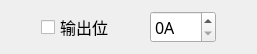
<?xml version="1.0" encoding="UTF-8"?>
<ui version="4.0">
 <class>MSet_ThresholdItemWid</class>
 <widget class="QWidget" name="MSet_ThresholdItemWid">
  <property name="geometry">
   <rect>
    <x>0</x>
    <y>0</y>
    <width>257</width>
    <height>45</height>
   </rect>
  </property>
  <property name="font">
   <font>
    <family>微软雅黑</family>
    <pointsize>12</pointsize>
   </font>
  </property>
  <property name="windowTitle">
   <string>Form</string>
  </property>
  <layout class="QHBoxLayout" name="horizontalLayout">
   <item>
    <widget class="QCheckBox" name="checkBox">
     <property name="sizePolicy">
      <sizepolicy hsizetype="Maximum" vsizetype="Minimum">
       <horstretch>0</horstretch>
       <verstretch>0</verstretch>
      </sizepolicy>
     </property>
     <property name="font">
      <font>
       <family>微软雅黑</family>
       <pointsize>12</pointsize>
       <kerning>true</kerning>
      </font>
     </property>
     <property name="contextMenuPolicy">
      <enum>Qt::NoContextMenu</enum>
     </property>
     <property name="layoutDirection">
      <enum>Qt::LeftToRight</enum>
     </property>
     <property name="autoFillBackground">
      <bool>false</bool>
     </property>
     <property name="text">
      <string>输出位</string>
     </property>
     <property name="autoRepeat">
      <bool>false</bool>
     </property>
     <property name="autoExclusive">
      <bool>false</bool>
     </property>
     <property name="tristate">
      <bool>false</bool>
     </property>
    </widget>
   </item>
   <item>
    <widget class="QSpinBox" name="spinBox">
     <property name="sizePolicy">
      <sizepolicy hsizetype="Maximum" vsizetype="MinimumExpanding">
       <horstretch>0</horstretch>
       <verstretch>0</verstretch>
      </sizepolicy>
     </property>
     <property name="wrapping">
      <bool>false</bool>
     </property>
     <property name="suffix">
      <string>A</string>
     </property>
     <property name="maximum">
      <number>999</number>
     </property>
    </widget>
   </item>
  </layout>
 </widget>
 <resources/>
 <connections/>
</ui>
